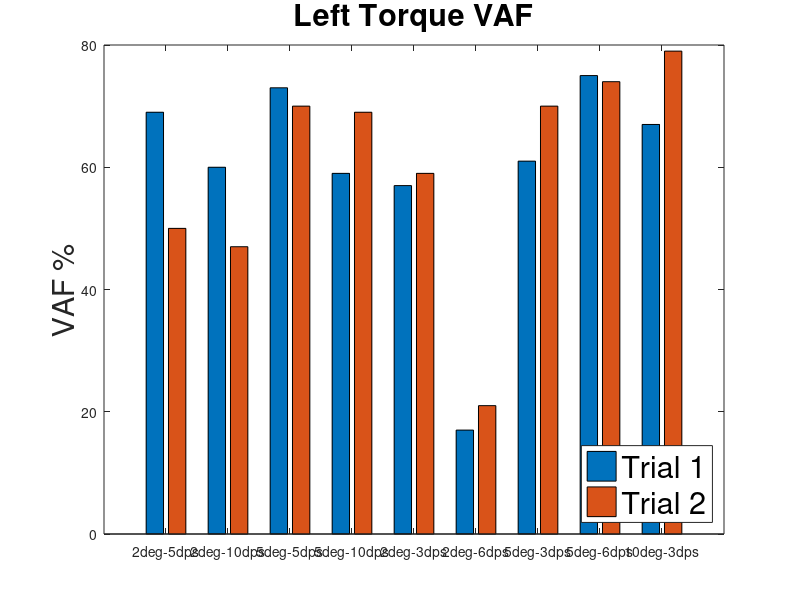
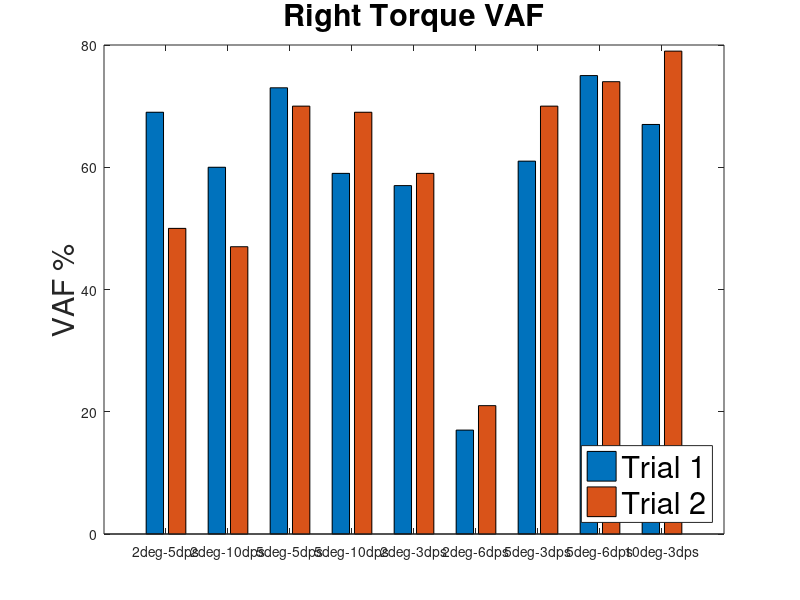
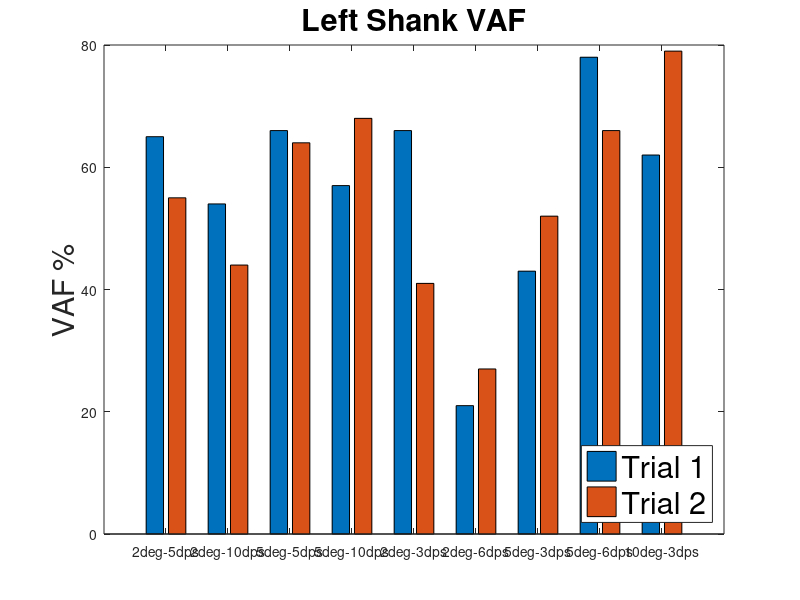
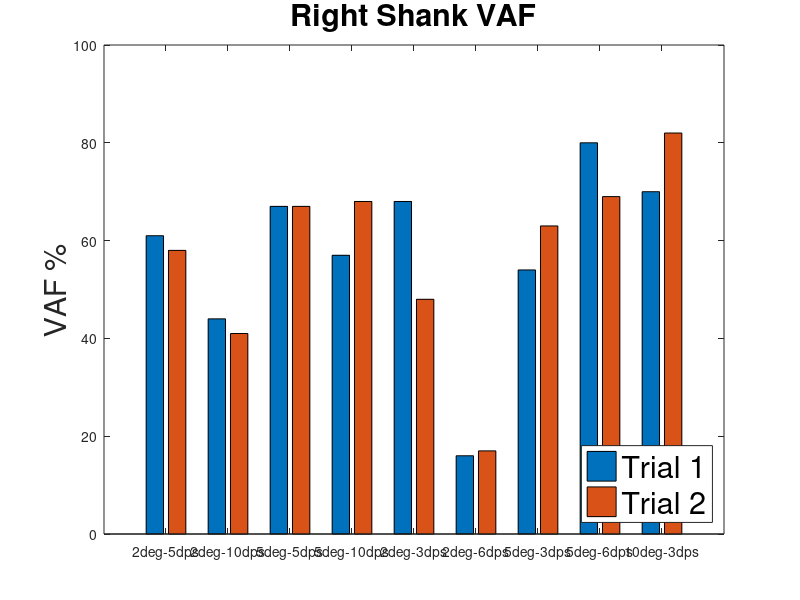

Reproduce these figures in MATLAB, in order.
clear all;
clc; close all;

% Exp = {'TrapZ_2deg_5dps_Tr1', 'TrapZ_2deg_5dps_Tr2', ...
%        'TrapZ_2deg_10dps_Tr1', 'TrapZ_2deg_10dps_Tr2', ...
%        'TrapZ_5deg_5dps_Tr1', 'TrapZ_5deg_5dps_Tr2', ...
%        'TrapZ_5deg_10dps_Tr1', 'TrapZ_5deg_10dps_Tr2', ...
%        'TrapZ_2deg_3dps_Tr1', 'TrapZ_2deg_3dps_Tr2', ...
%        'TrapZ_2deg_6dps_Tr1', 'TrapZ_2deg_6dps_Tr2', ...
%        'TrapZ_5deg_3dps_Tr1', 'TrapZ_5deg_3dps_Tr2', ...
%        'TrapZ_5deg_6dps_Tr1', 'TrapZ_5deg_6dps_Tr2', ...
%        'TrapZ_10deg_3dps_Tr1', 'TrapZ_10deg_3dps_Tr2'};

Left_Torque_VAF = [69, 50, 60, 47, 73, 70, 59, 69, 57, 59, 17, 21, 61, 70, 75, 74, 67, 79];
Right_Torque_VAF =[69, 50, 60, 47, 73, 70, 59, 69, 57, 59, 17, 21, 61, 70, 75, 74, 67, 79];
Left_Shank_VAF =  [65, 55, 54, 44, 66, 64, 57, 68, 66, 41, 21, 27, 43, 52, 78, 66, 62, 79];
Right_Shank_VAF = [61, 58, 44, 41, 67, 67, 57, 68, 68, 48, 16, 17, 54, 63, 80, 69, 70, 82];
TorqueSum_VAF =   [69, 50, 60, 47, 73, 70, 59, 69, 57, 59, 17, 21, 61, 70, 75, 74, 67, 79];
Hip_VAF =         [70, 50, 49, 47, 76, 71, 56, 69, 63, 54, 18, 20, 60, 74, 80, 75, 68, 83];



%% Bar Plots
ExpA =   {'2deg-5dps', ...
          '2deg-10dps', ...
          '5deg-5dps', ...
          '5deg-10dps', ...
          '2deg-3dps', ...
          '2deg-6dps', ...
          '5deg-3dps', ...
          '5deg-6dps', ...
          '10deg-3dps'};

Left_Torque_VAF_Tr1 = [];
Left_Torque_VAF_Tr2 = [];
Right_Torque_VAF_Tr1 = [];
Right_Torque_VAF_Tr2 = [];
Left_Torque_VAF_Tr1 = [];
Left_Torque_VAF_Tr2 = [];
Right_Shank_VAF_Tr1 = [];
Right_Shank_VAF_Tr2 = [];
Left_Shank_VAF_Tr1 = [];
Left_Shank_VAF_Tr2 = [];
TorqueSum_VAF_Tr1 = [];
TorqueSum_VAF_Tr2 = [];
Hip_VAF_Tr1 = [];
Hip_VAF_Tr2 = [];


for i = 1:floor(length(Left_Torque_VAF)/2)
    Left_Torque_VAF_Tr1 = [Left_Torque_VAF_Tr1, Left_Torque_VAF((2*i)-1)];
    Left_Torque_VAF_Tr2 = [Left_Torque_VAF_Tr2, Left_Torque_VAF(2*i)];     
    Right_Torque_VAF_Tr1 = [Right_Torque_VAF_Tr1, Right_Torque_VAF((2*i)-1)];
    Right_Torque_VAF_Tr2 = [Right_Torque_VAF_Tr2, Right_Torque_VAF(2*i)];
    Right_Shank_VAF_Tr1 = [Right_Shank_VAF_Tr1,Right_Shank_VAF((2*i)-1)];
    Right_Shank_VAF_Tr2 = [Right_Shank_VAF_Tr2, Right_Shank_VAF(2*i)];
    Left_Shank_VAF_Tr1 = [Left_Shank_VAF_Tr1, Left_Shank_VAF((2*i)-1)];
    Left_Shank_VAF_Tr2 = [Left_Shank_VAF_Tr2, Left_Shank_VAF(2*i)];
    TorqueSum_VAF_Tr1 = [TorqueSum_VAF_Tr1, TorqueSum_VAF((2*i)-1) ];
    TorqueSum_VAF_Tr2 = [TorqueSum_VAF_Tr2, TorqueSum_VAF(2*i)];
    Hip_VAF_Tr1 = [Hip_VAF_Tr1, Hip_VAF((2*i)-1)];
    Hip_VAF_Tr2 = [Hip_VAF_Tr2, Hip_VAF(2*i)];   
end

figure(1);
bar([Left_Torque_VAF_Tr1; Left_Torque_VAF_Tr2]')
title('Left Torque VAF', 'FontSize', 22);hold on
legend('Trial 1','Trial 2', 'Location', 'southeast', 'FontSize', 22);
ylabel('VAF %', 'FontSize', 22);
set(gca, 'XTickLabel', ExpA); xtickangle(gca,45)
set(gcf,'Units','Normalized','OuterPosition',[0 0 1 1])

figure(2);
bar([Right_Torque_VAF_Tr1; Right_Torque_VAF_Tr2]')
title('Right Torque VAF', 'FontSize', 22);hold on
legend('Trial 1','Trial 2', 'Location', 'southeast', 'FontSize', 22)
ylabel('VAF %', 'FontSize', 22);
set(gca, 'XTickLabel', ExpA); xtickangle(gca,45)
set(gcf,'Units','Normalized','OuterPosition',[0 0 1 1])

figure(3);
bar([Left_Shank_VAF_Tr1; Left_Shank_VAF_Tr2]')
title('Left Shank VAF', 'FontSize', 22);hold on
legend('Trial 1','Trial 2', 'Location', 'southeast', 'FontSize', 22);
ylabel('VAF %', 'FontSize', 22);
set(gca, 'XTickLabel', ExpA); xtickangle(gca,45)
set(gcf,'Units','Normalized','OuterPosition',[0 0 1 1])

figure(4);
bar([Right_Shank_VAF_Tr1; Right_Shank_VAF_Tr2]')
title('Right Shank VAF', 'FontSize', 22);hold on
legend('Trial 1','Trial 2', 'Location', 'southeast', 'FontSize', 22)
ylabel('VAF %', 'FontSize', 22);
set(gca, 'XTickLabel', ExpA); xtickangle(gca,45)
set(gcf,'Units','Normalized','OuterPosition',[0 0 1 1])

figure(5);
bar([TorqueSum_VAF_Tr1; TorqueSum_VAF_Tr2]')
title('Sum of Torques VAF', 'FontSize', 22);hold on
legend('Trial 1','Trial 2', 'Location', 'southeast', 'FontSize', 22);
ylabel('VAF %', 'FontSize', 22);
set(gca, 'XTickLabel', ExpA); xtickangle(gca,45)
set(gcf,'Units','Normalized','OuterPosition',[0 0 1 1])

figure(6);
bar([Hip_VAF_Tr1; Hip_VAF_Tr2]')
title('Hip VAF', 'FontSize', 22);hold on
legend('Trial 1','Trial 2', 'Location', 'southeast', 'FontSize', 22);
ylabel('VAF %', 'FontSize', 22);
set(gca, 'XTickLabel', ExpA); xtickangle(gca,45)
set(gcf,'Units','Normalized','OuterPosition',[0 0 1 1])


%% Plot Amp increasing
   
ExpA =   {'2deg-3dps', ...
          '2deg-5dps', ...
          '2deg-6dps', ...
          '2deg-10dps', ...
          '5deg-3dps', ...
          '5deg-5dps', ...
          '5deg-6dps', ...
          '5deg-10dps', ...                   
          '10deg-3dps'};     

Left_Torque_VAF = [57, 59, 69, 50, 17, 21, 60, 47, 61, 70, 73, 70, 75, 74, 59, 69, 67, 79];
Right_Torque_VAF =[57, 59, 69, 50, 17, 21, 60, 47, 61, 70, 73, 70, 75, 74, 59, 69, 67, 79];
Left_Shank_VAF =  [66, 41, 65, 55, 21, 27, 54, 44, 43, 52, 66, 64, 78, 66, 57, 68, 62, 79];
Right_Shank_VAF = [68, 48, 61, 58, 16, 17, 44, 41, 54, 63, 67, 67, 80, 69, 57, 68, 70, 82];
TorqueSum_VAF =   [57, 59, 69, 50, 17, 21, 60, 47, 61, 70, 73, 70, 75, 74, 59, 69, 67, 79];
Hip_VAF =         [63, 54, 70, 50, 18, 20, 49, 47, 60, 74, 76, 71, 80, 75, 56, 69, 68, 83];

Left_Torque_VAF_Tr1 = [];
Left_Torque_VAF_Tr2 = [];
Right_Torque_VAF_Tr1 = [];
Right_Torque_VAF_Tr2 = [];
Left_Torque_VAF_Tr1 = [];
Left_Torque_VAF_Tr2 = [];
Right_Shank_VAF_Tr1 = [];
Right_Shank_VAF_Tr2 = [];
Left_Shank_VAF_Tr1 = [];
Left_Shank_VAF_Tr2 = [];
TorqueSum_VAF_Tr1 = [];
TorqueSum_VAF_Tr2 = [];
Hip_VAF_Tr1 = [];
Hip_VAF_Tr2 = [];


for i = 1:floor(length(Left_Torque_VAF)/2)
    Left_Torque_VAF_Tr1 = [Left_Torque_VAF_Tr1, Left_Torque_VAF((2*i)-1)];
    Left_Torque_VAF_Tr2 = [Left_Torque_VAF_Tr2, Left_Torque_VAF(2*i)];     
    Right_Torque_VAF_Tr1 = [Right_Torque_VAF_Tr1, Right_Torque_VAF((2*i)-1)];
    Right_Torque_VAF_Tr2 = [Right_Torque_VAF_Tr2, Right_Torque_VAF(2*i)];
    Right_Shank_VAF_Tr1 = [Right_Shank_VAF_Tr1,Right_Shank_VAF((2*i)-1)];
    Right_Shank_VAF_Tr2 = [Right_Shank_VAF_Tr2, Right_Shank_VAF(2*i)];
    Left_Shank_VAF_Tr1 = [Left_Shank_VAF_Tr1, Left_Shank_VAF((2*i)-1)];
    Left_Shank_VAF_Tr2 = [Left_Shank_VAF_Tr2, Left_Shank_VAF(2*i)];
    TorqueSum_VAF_Tr1 = [TorqueSum_VAF_Tr1, TorqueSum_VAF((2*i)-1) ];
    TorqueSum_VAF_Tr2 = [TorqueSum_VAF_Tr2, TorqueSum_VAF(2*i)];
    Hip_VAF_Tr1 = [Hip_VAF_Tr1, Hip_VAF((2*i)-1)];
    Hip_VAF_Tr2 = [Hip_VAF_Tr2, Hip_VAF(2*i)];   
end

figure(7);
plot([Left_Torque_VAF_Tr1; Left_Torque_VAF_Tr2]', 'linewidth' , 3)
title('Left Torque VAF', 'FontSize', 22);hold on
legend('Trial 1','Trial 2', 'Location', 'southeast', 'FontSize', 22);
ylabel('VAF %', 'FontSize', 22);
set(gca, 'XTickLabel', ExpA); xtickangle(gca,45)
set(gcf,'Units','Normalized','OuterPosition',[0 0 1 1])

figure(8);
plot([Right_Torque_VAF_Tr1; Right_Torque_VAF_Tr2]', 'linewidth' , 3)
title('Right Torque VAF', 'FontSize', 22);hold on
legend('Trial 1','Trial 2', 'Location', 'southeast', 'FontSize', 22)
ylabel('VAF %', 'FontSize', 22);
set(gca, 'XTickLabel', ExpA); xtickangle(gca,45)
set(gcf,'Units','Normalized','OuterPosition',[0 0 1 1])

figure(9);
plot([Left_Shank_VAF_Tr1; Left_Shank_VAF_Tr2]', 'linewidth' , 3)
title('Left Shank VAF', 'FontSize', 22);hold on
legend('Trial 1','Trial 2', 'Location', 'southeast', 'FontSize', 22);
ylabel('VAF %', 'FontSize', 22);
set(gca, 'XTickLabel', ExpA); xtickangle(gca,45)
set(gcf,'Units','Normalized','OuterPosition',[0 0 1 1])

figure(10);
plot([Right_Shank_VAF_Tr1; Right_Shank_VAF_Tr2]', 'linewidth' , 3)
title('Right Shank VAF', 'FontSize', 22);hold on
legend('Trial 1','Trial 2', 'Location', 'southeast', 'FontSize', 22)
ylabel('VAF %', 'FontSize', 22);
set(gca, 'XTickLabel', ExpA); xtickangle(gca,45)
set(gcf,'Units','Normalized','OuterPosition',[0 0 1 1])

figure(11);
plot([TorqueSum_VAF_Tr1; TorqueSum_VAF_Tr2]', 'linewidth' , 3)
title('Sum of Torques VAF', 'FontSize', 22);hold on
legend('Trial 1','Trial 2', 'Location', 'southeast', 'FontSize', 22);
ylabel('VAF %', 'FontSize', 22);
set(gca, 'XTickLabel', ExpA); xtickangle(gca,45)
set(gcf,'Units','Normalized','OuterPosition',[0 0 1 1])

figure(12);
plot([Hip_VAF_Tr1; Hip_VAF_Tr2]', 'linewidth' , 3)
title('Hip VAF', 'FontSize', 22);hold on
legend('Trial 1','Trial 2', 'Location', 'southeast', 'FontSize', 22);
ylabel('VAF %', 'FontSize', 22);
set(gca, 'XTickLabel', ExpA); xtickangle(gca,45)
set(gcf,'Units','Normalized','OuterPosition',[0 0 1 1])


%% PRTS No Averaging

ExpA =   {'2deg:dt=0.22s Exp4', ...
          '2deg:dt=0.22s Exp3', ...
          '2deg:dt=0.16s Exp4', ...
          '5deg:dt=0.22s Exp4', ...
          '5deg:dt=0.22s Exp3', ...
          '5deg:dt=0.16s Exp4', ...              
          '10deg:dt=0.22s Exp3'};     

Left_Torque_VAF = [13, 13, 1.8, 4.7, 8.3, 5.8, 15, 21, 47, 48, 28, 25, 43, 24];
Right_Torque_VAF =[13, 13, 1.8, 4.7, 8.3, 5.8, 15, 21, 47, 48, 28, 25, 43, 24];
Left_Shank_VAF =  [9.5, 26, 8, 7.9, 9, 1.0, 8.5, 11, 21, 37, 24, 14, 27, 23];
Right_Shank_VAF = [9.6, 25, 15, 3.7, 7.7, 4.4, 7.5, 11, 33, 41, 24, 10, 36, 12];
TorqueSum_VAF =   [13, 13, 1.8, 4.7, 8.3, 5.8, 15, 21, 47, 48, 28, 25, 43, 24];
Hip_VAF =         [11, 7.4, 2.3, 0.78, 9.5, 1.8, 8.9, 15, 50, 45, 24, 18, 40, 18];


Left_Torque_VAF_Tr1 = [];
Left_Torque_VAF_Tr2 = [];
Right_Torque_VAF_Tr1 = [];
Right_Torque_VAF_Tr2 = [];
Left_Torque_VAF_Tr1 = [];
Left_Torque_VAF_Tr2 = [];
Right_Shank_VAF_Tr1 = [];
Right_Shank_VAF_Tr2 = [];
Left_Shank_VAF_Tr1 = [];
Left_Shank_VAF_Tr2 = [];
TorqueSum_VAF_Tr1 = [];
TorqueSum_VAF_Tr2 = [];
Hip_VAF_Tr1 = [];
Hip_VAF_Tr2 = [];

for i = 1:floor(length(Left_Torque_VAF)/2)
    Left_Torque_VAF_Tr1 = [Left_Torque_VAF_Tr1, Left_Torque_VAF((2*i)-1)];
    Left_Torque_VAF_Tr2 = [Left_Torque_VAF_Tr2, Left_Torque_VAF(2*i)];     
    Right_Torque_VAF_Tr1 = [Right_Torque_VAF_Tr1, Right_Torque_VAF((2*i)-1)];
    Right_Torque_VAF_Tr2 = [Right_Torque_VAF_Tr2, Right_Torque_VAF(2*i)];
    Right_Shank_VAF_Tr1 = [Right_Shank_VAF_Tr1,Right_Shank_VAF((2*i)-1)];
    Right_Shank_VAF_Tr2 = [Right_Shank_VAF_Tr2, Right_Shank_VAF(2*i)];
    Left_Shank_VAF_Tr1 = [Left_Shank_VAF_Tr1, Left_Shank_VAF((2*i)-1)];
    Left_Shank_VAF_Tr2 = [Left_Shank_VAF_Tr2, Left_Shank_VAF(2*i)];
    TorqueSum_VAF_Tr1 = [TorqueSum_VAF_Tr1, TorqueSum_VAF((2*i)-1) ];
    TorqueSum_VAF_Tr2 = [TorqueSum_VAF_Tr2, TorqueSum_VAF(2*i)];
    Hip_VAF_Tr1 = [Hip_VAF_Tr1, Hip_VAF((2*i)-1)];
    Hip_VAF_Tr2 = [Hip_VAF_Tr2, Hip_VAF(2*i)];   
end

% Plot Bars
figure(13);
bar([Left_Torque_VAF_Tr1; Left_Torque_VAF_Tr2]')
title('Left Torque VAF', 'FontSize', 22);hold on
legend('Trial 1','Trial 2', 'Location', 'southeast', 'FontSize', 22);
ylabel('VAF %', 'FontSize', 22);
set(gca, 'XTickLabel', ExpA); xtickangle(gca,45)
set(gcf,'Units','Normalized','OuterPosition',[0 0 1 1])

figure(14);
bar([Right_Torque_VAF_Tr1; Right_Torque_VAF_Tr2]')
title('Right Torque VAF', 'FontSize', 22);hold on
legend('Trial 1','Trial 2', 'Location', 'southeast', 'FontSize', 22)
ylabel('VAF %', 'FontSize', 22);
set(gca, 'XTickLabel', ExpA); xtickangle(gca,45)
set(gcf,'Units','Normalized','OuterPosition',[0 0 1 1])

figure(15);
bar([Left_Shank_VAF_Tr1; Left_Shank_VAF_Tr2]')
title('Left Shank VAF', 'FontSize', 22);hold on
legend('Trial 1','Trial 2', 'Location', 'southeast', 'FontSize', 22);
ylabel('VAF %', 'FontSize', 22);
set(gca, 'XTickLabel', ExpA); xtickangle(gca,45)
set(gcf,'Units','Normalized','OuterPosition',[0 0 1 1])

figure(16);
bar([Right_Shank_VAF_Tr1; Right_Shank_VAF_Tr2]')
title('Right Shank VAF', 'FontSize', 22);hold on
legend('Trial 1','Trial 2', 'Location', 'southeast', 'FontSize', 22)
ylabel('VAF %', 'FontSize', 22);
set(gca, 'XTickLabel', ExpA); xtickangle(gca,45)
set(gcf,'Units','Normalized','OuterPosition',[0 0 1 1])

figure(17);
bar([TorqueSum_VAF_Tr1; TorqueSum_VAF_Tr2]')
title('Sum of Torques VAF', 'FontSize', 22);hold on
legend('Trial 1','Trial 2', 'Location', 'southeast', 'FontSize', 22);
ylabel('VAF %', 'FontSize', 22);
set(gca, 'XTickLabel', ExpA); xtickangle(gca,45)
set(gcf,'Units','Normalized','OuterPosition',[0 0 1 1])

figure(18);
bar([Hip_VAF_Tr1; Hip_VAF_Tr2]')
title('Hip VAF', 'FontSize', 22);hold on
legend('Trial 1','Trial 2', 'Location', 'southeast', 'FontSize', 22);
ylabel('VAF %', 'FontSize', 22);
set(gca, 'XTickLabel', ExpA); xtickangle(gca,45)
set(gcf,'Units','Normalized','OuterPosition',[0 0 1 1])

% plot Amps Increasing
figure(19);
plot([Left_Torque_VAF_Tr1; Left_Torque_VAF_Tr2]', 'linewidth' , 3)
title('Left Torque VAF', 'FontSize', 22);hold on
legend('Trial 1','Trial 2', 'Location', 'southeast', 'FontSize', 22);
ylabel('VAF %', 'FontSize', 22);
set(gca, 'XTickLabel', ExpA); xtickangle(gca,45)
set(gcf,'Units','Normalized','OuterPosition',[0 0 1 1])

figure(20);
plot([Right_Torque_VAF_Tr1; Right_Torque_VAF_Tr2]', 'linewidth' , 3)
title('Right Torque VAF', 'FontSize', 22);hold on
legend('Trial 1','Trial 2', 'Location', 'southeast', 'FontSize', 22)
ylabel('VAF %', 'FontSize', 22);
set(gca, 'XTickLabel', ExpA); xtickangle(gca,45)
set(gcf,'Units','Normalized','OuterPosition',[0 0 1 1])

figure(21);
plot([Left_Shank_VAF_Tr1; Left_Shank_VAF_Tr2]', 'linewidth' , 3)
title('Left Shank VAF', 'FontSize', 22);hold on
legend('Trial 1','Trial 2', 'Location', 'southeast', 'FontSize', 22);
ylabel('VAF %', 'FontSize', 22);
set(gca, 'XTickLabel', ExpA); xtickangle(gca,45)
set(gcf,'Units','Normalized','OuterPosition',[0 0 1 1])

figure(22);
plot([Right_Shank_VAF_Tr1; Right_Shank_VAF_Tr2]', 'linewidth' , 3)
title('Right Shank VAF', 'FontSize', 22);hold on
legend('Trial 1','Trial 2', 'Location', 'southeast', 'FontSize', 22)
ylabel('VAF %', 'FontSize', 22);
set(gca, 'XTickLabel', ExpA); xtickangle(gca,45)
set(gcf,'Units','Normalized','OuterPosition',[0 0 1 1])

figure(23);
plot([TorqueSum_VAF_Tr1; TorqueSum_VAF_Tr2]', 'linewidth' , 3)
title('Sum of Torques VAF', 'FontSize', 22);hold on
legend('Trial 1','Trial 2', 'Location', 'southeast', 'FontSize', 22);
ylabel('VAF %', 'FontSize', 22);
set(gca, 'XTickLabel', ExpA); xtickangle(gca,45)
set(gcf,'Units','Normalized','OuterPosition',[0 0 1 1])

figure(24);
plot([Hip_VAF_Tr1; Hip_VAF_Tr2]', 'linewidth' , 3)
title('Hip VAF', 'FontSize', 22);hold on
legend('Trial 1','Trial 2', 'Location', 'southeast', 'FontSize', 22);
ylabel('VAF %', 'FontSize', 22);
set(gca, 'XTickLabel', ExpA); xtickangle(gca,45)
set(gcf,'Units','Normalized','OuterPosition',[0 0 1 1])



%% PRTS With Averaging

ExpA =   {'2deg:dt=0.22s Exp4', ...
          '2deg:dt=0.22s Exp3', ...
          '2deg:dt=0.16s Exp4', ...
          '5deg:dt=0.22s Exp4', ...
          '5deg:dt=0.22s Exp3', ...
          '5deg:dt=0.16s Exp4', ...              
          '10deg:dt=0.22s Exp3'};   

Left_Torque_VAF = [61, 51, 5, 24, 63, 38, 51, 69, 60, 56, 75, 64, 66, 58];
Right_Torque_VAF =[61, 51, 5, 24, 63, 38, 51, 69, 60, 56, 75, 64, 66, 58];
Left_Shank_VAF =  [47, 48, 19, 38, 67, 17, 48, 61, 22, 29, 74, 45, 51, 67];
Right_Shank_VAF = [47, 42, 30, 32, 55, 17, 19, 64, 47, 16, 74, 48, 60, 49];
TorqueSum_VAF =   [61, 51, 5, 24, 63, 38, 51, 69, 60, 56, 75, 64, 66, 58];
Hip_VAF =         [52, 63, 17, 20, 66, 5.7, 62, 70, 66, 53, 76, 62, 66, 51];
      
Left_Torque_VAF_Tr1 = [];
Left_Torque_VAF_Tr2 = [];
Right_Torque_VAF_Tr1 = [];
Right_Torque_VAF_Tr2 = [];
Left_Torque_VAF_Tr1 = [];
Left_Torque_VAF_Tr2 = [];
Right_Shank_VAF_Tr1 = [];
Right_Shank_VAF_Tr2 = [];
Left_Shank_VAF_Tr1 = [];
Left_Shank_VAF_Tr2 = [];
TorqueSum_VAF_Tr1 = [];
TorqueSum_VAF_Tr2 = [];
Hip_VAF_Tr1 = [];
Hip_VAF_Tr2 = [];

for i = 1:floor(length(Left_Torque_VAF)/2)
    Left_Torque_VAF_Tr1 = [Left_Torque_VAF_Tr1, Left_Torque_VAF((2*i)-1)];
    Left_Torque_VAF_Tr2 = [Left_Torque_VAF_Tr2, Left_Torque_VAF(2*i)];     
    Right_Torque_VAF_Tr1 = [Right_Torque_VAF_Tr1, Right_Torque_VAF((2*i)-1)];
    Right_Torque_VAF_Tr2 = [Right_Torque_VAF_Tr2, Right_Torque_VAF(2*i)];
    Right_Shank_VAF_Tr1 = [Right_Shank_VAF_Tr1,Right_Shank_VAF((2*i)-1)];
    Right_Shank_VAF_Tr2 = [Right_Shank_VAF_Tr2, Right_Shank_VAF(2*i)];
    Left_Shank_VAF_Tr1 = [Left_Shank_VAF_Tr1, Left_Shank_VAF((2*i)-1)];
    Left_Shank_VAF_Tr2 = [Left_Shank_VAF_Tr2, Left_Shank_VAF(2*i)];
    TorqueSum_VAF_Tr1 = [TorqueSum_VAF_Tr1, TorqueSum_VAF((2*i)-1) ];
    TorqueSum_VAF_Tr2 = [TorqueSum_VAF_Tr2, TorqueSum_VAF(2*i)];
    Hip_VAF_Tr1 = [Hip_VAF_Tr1, Hip_VAF((2*i)-1)];
    Hip_VAF_Tr2 = [Hip_VAF_Tr2, Hip_VAF(2*i)];   
end

% Plot Bars
figure(25);
bar([Left_Torque_VAF_Tr1; Left_Torque_VAF_Tr2]')
title('Left Torque VAF', 'FontSize', 22);hold on
legend('Trial 1','Trial 2', 'Location', 'southeast', 'FontSize', 22);
ylabel('VAF %', 'FontSize', 22);
set(gca, 'XTickLabel', ExpA); xtickangle(gca,45)
set(gcf,'Units','Normalized','OuterPosition',[0 0 1 1])

figure(26);
bar([Right_Torque_VAF_Tr1; Right_Torque_VAF_Tr2]')
title('Right Torque VAF', 'FontSize', 22);hold on
legend('Trial 1','Trial 2', 'Location', 'southeast', 'FontSize', 22)
ylabel('VAF %', 'FontSize', 22);
set(gca, 'XTickLabel', ExpA); xtickangle(gca,45)
set(gcf,'Units','Normalized','OuterPosition',[0 0 1 1])

figure(27);
bar([Left_Shank_VAF_Tr1; Left_Shank_VAF_Tr2]')
title('Left Shank VAF', 'FontSize', 22);hold on
legend('Trial 1','Trial 2', 'Location', 'southeast', 'FontSize', 22);
ylabel('VAF %', 'FontSize', 22);
set(gca, 'XTickLabel', ExpA); xtickangle(gca,45)
set(gcf,'Units','Normalized','OuterPosition',[0 0 1 1])

figure(28);
bar([Right_Shank_VAF_Tr1; Right_Shank_VAF_Tr2]')
title('Right Shank VAF', 'FontSize', 22);hold on
legend('Trial 1','Trial 2', 'Location', 'southeast', 'FontSize', 22)
ylabel('VAF %', 'FontSize', 22);
set(gca, 'XTickLabel', ExpA); xtickangle(gca,45)
set(gcf,'Units','Normalized','OuterPosition',[0 0 1 1])

figure(29);
bar([TorqueSum_VAF_Tr1; TorqueSum_VAF_Tr2]')
title('Sum of Torques VAF', 'FontSize', 22);hold on
legend('Trial 1','Trial 2', 'Location', 'southeast', 'FontSize', 22);
ylabel('VAF %', 'FontSize', 22);
set(gca, 'XTickLabel', ExpA); xtickangle(gca,45)
set(gcf,'Units','Normalized','OuterPosition',[0 0 1 1])

figure(30);
bar([Hip_VAF_Tr1; Hip_VAF_Tr2]')
title('Hip VAF', 'FontSize', 22);hold on
legend('Trial 1','Trial 2', 'Location', 'southeast', 'FontSize', 22);
ylabel('VAF %', 'FontSize', 22);
set(gca, 'XTickLabel', ExpA); xtickangle(gca,45)
set(gcf,'Units','Normalized','OuterPosition',[0 0 1 1])

% plot Amps Increasing
figure(31);
plot([Left_Torque_VAF_Tr1; Left_Torque_VAF_Tr2]', 'linewidth' , 3)
title('Left Torque VAF', 'FontSize', 22);hold on
legend('Trial 1','Trial 2', 'Location', 'southeast', 'FontSize', 22);
ylabel('VAF %', 'FontSize', 22);
set(gca, 'XTickLabel', ExpA); xtickangle(gca,45)
set(gcf,'Units','Normalized','OuterPosition',[0 0 1 1])

figure(32);
plot([Right_Torque_VAF_Tr1; Right_Torque_VAF_Tr2]', 'linewidth' , 3)
title('Right Torque VAF', 'FontSize', 22);hold on
legend('Trial 1','Trial 2', 'Location', 'southeast', 'FontSize', 22)
ylabel('VAF %', 'FontSize', 22);
set(gca, 'XTickLabel', ExpA); xtickangle(gca,45)
set(gcf,'Units','Normalized','OuterPosition',[0 0 1 1])

figure(33);
plot([Left_Shank_VAF_Tr1; Left_Shank_VAF_Tr2]', 'linewidth' , 3)
title('Left Shank VAF', 'FontSize', 22);hold on
legend('Trial 1','Trial 2', 'Location', 'southeast', 'FontSize', 22);
ylabel('VAF %', 'FontSize', 22);
set(gca, 'XTickLabel', ExpA); xtickangle(gca,45)
set(gcf,'Units','Normalized','OuterPosition',[0 0 1 1])

figure(34);
plot([Right_Shank_VAF_Tr1; Right_Shank_VAF_Tr2]', 'linewidth' , 3)
title('Right Shank VAF', 'FontSize', 22);hold on
legend('Trial 1','Trial 2', 'Location', 'southeast', 'FontSize', 22)
ylabel('VAF %', 'FontSize', 22);
set(gca, 'XTickLabel', ExpA); xtickangle(gca,45)
set(gcf,'Units','Normalized','OuterPosition',[0 0 1 1])

figure(35);
plot([TorqueSum_VAF_Tr1; TorqueSum_VAF_Tr2]', 'linewidth' , 3)
title('Sum of Torques VAF', 'FontSize', 22);hold on
legend('Trial 1','Trial 2', 'Location', 'southeast', 'FontSize', 22);
ylabel('VAF %', 'FontSize', 22);
set(gca, 'XTickLabel', ExpA); xtickangle(gca,45)
set(gcf,'Units','Normalized','OuterPosition',[0 0 1 1])

figure(36);
plot([Hip_VAF_Tr1; Hip_VAF_Tr2]', 'linewidth' , 3)
title('Hip VAF', 'FontSize', 22);hold on
legend('Trial 1','Trial 2', 'Location', 'southeast', 'FontSize', 22);
ylabel('VAF %', 'FontSize', 22);
set(gca, 'XTickLabel', ExpA); xtickangle(gca,45)
set(gcf,'Units','Normalized','OuterPosition',[0 0 1 1])













